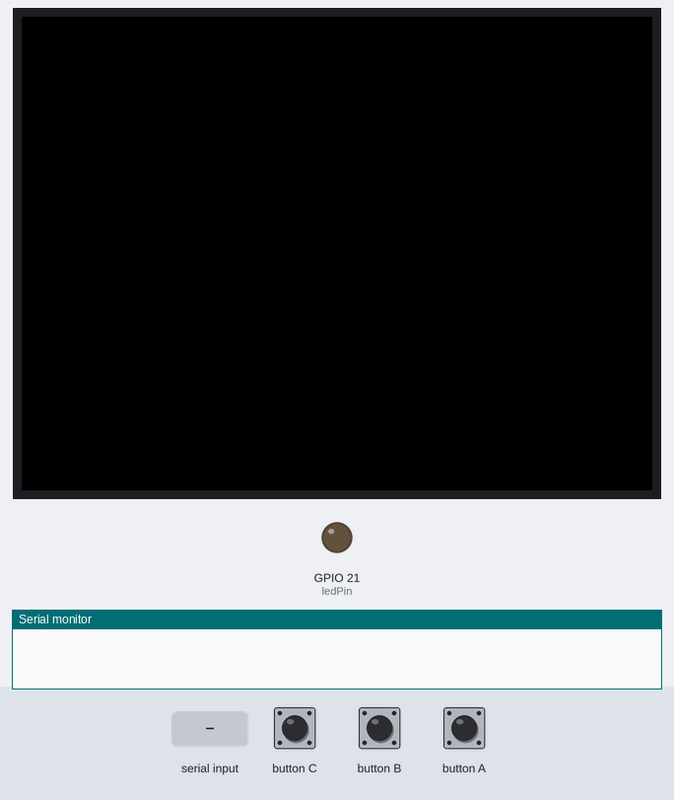
The sketch below on a simulated ESP32. Parts: 320×240 colour display, output pins drawn as LEDs (lit = HIGH), the last lines printed to the serial monitor. Dashed ring = blinking. Inputs (shaded band) come from the test bench.

Above: at 1.3 s.
1.4 s: "b\n" received over Serial
At 1.8 s:
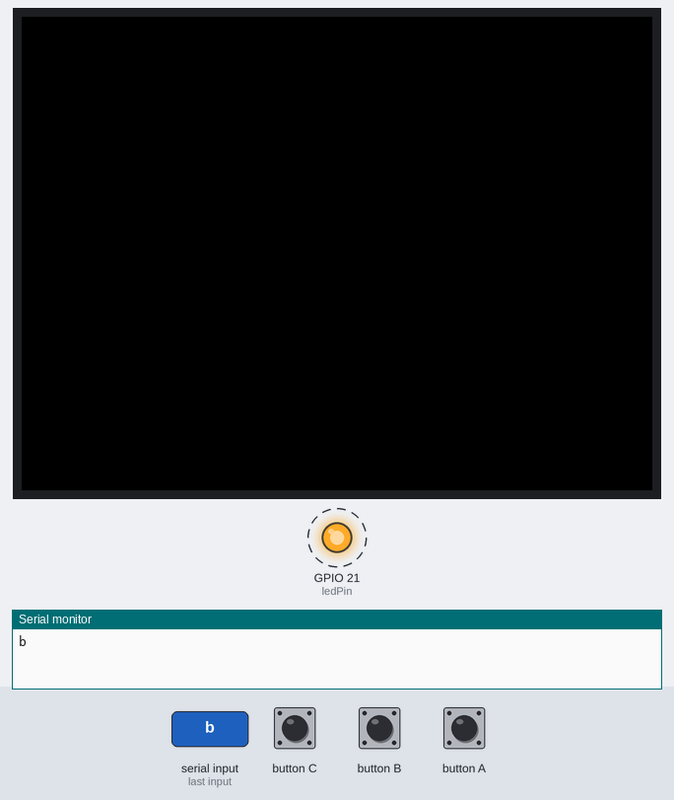
4.4 s: "o\n" received over Serial
At 5.6 s:
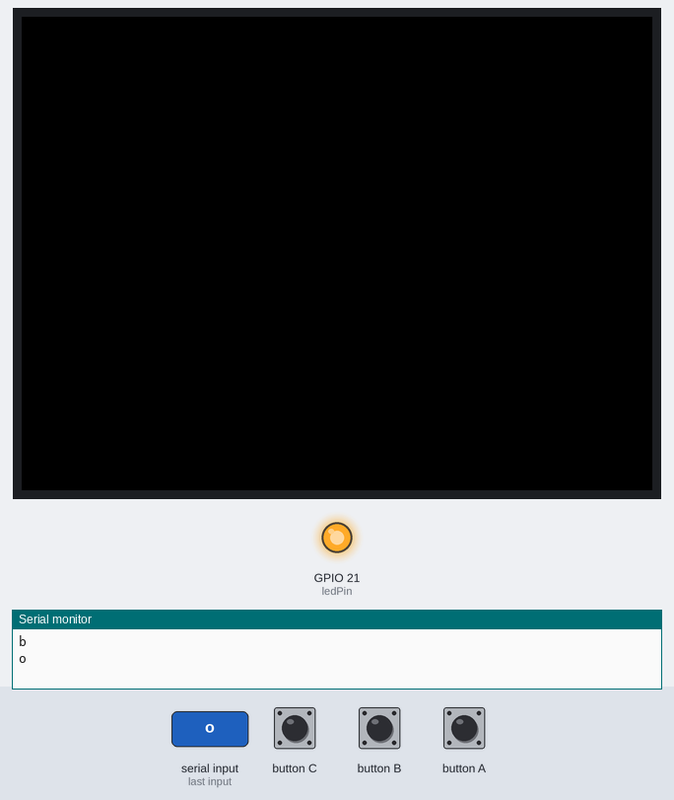
5.9 s: "O\n" received over Serial
Timing chart, 0 to 8.9 s (numbered marks = the images above; inputs shaded):
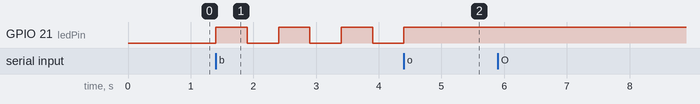

The sketch:

03_serial_led_commands.ino
```cpp
// SERIAL COMMANDS -> LED (single characters)
// o/O on | f/F off | t/T toggle | b/B blink 3x then on | anything else off
// Open Serial Monitor at 115200 baud. Set line ending to "No line ending"
// (or keep the \n / \r cases below, which ignore Enter).
#include <M5Stack.h>

int ledPin = 21;
int ledState = LOW;

void setLed(int s) {
  ledState = s;
  digitalWrite(ledPin, ledState);
}

void blinkN(int times, int ms) {
  for (int i = 0; i < times; i++) {
    setLed(HIGH);
    delay(ms);
    setLed(LOW);
    delay(ms);
  }
}

void setup() {
  M5.begin();
  Serial.begin(115200);
  pinMode(ledPin, OUTPUT);
  setLed(LOW);
}

void loop() {
  M5.update();
  if (Serial.available() > 0) {
    int key = Serial.read();
    Serial.write(key);                 // echo

    switch (key) {
      case 'o': case 'O': setLed(HIGH); break;
      case 'f': case 'F': setLed(LOW);  break;
      case 't': case 'T': setLed(!ledState); break;
      case 'b': case 'B':
        blinkN(3, 500);
        setLed(HIGH);                  // end ON
        break;
      case '\n': case '\r': break;     // ignore Enter
      default: setLed(LOW); break;
    }
  }
}
```

Measured:
- after the input at 1.4 s, GPIO 21 (ledPin): alternates HIGH for 0.50 s and LOW for 0.50 s, starting at once
